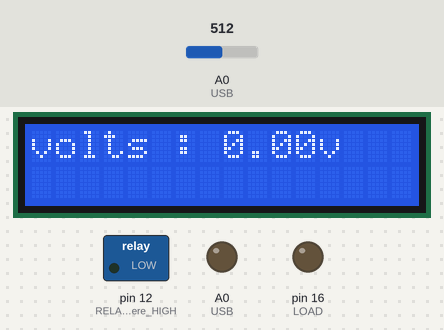
The sketch below on a simulated Arduino Uno, built with avr-gcc and run on an emulated ATmega328P. Shown: 16×2 character LCD, switched loads named in the sketch (green lamp = pin HIGH), output pins drawn as LEDs (lit = HIGH). Wiring (inferred from the names in the program): DS3231 clock at I2C address 0x68. The inputs (shaded band) are chosen by the test bench; at power-on: A0 (USB) = 512. The local clock reads 2024-03-15 10:24:30 at power-on unless the sketch sets it; what the sketch prints to the serial monitor is not drawn.

Above: at 1.2 s.
1.3 s: A0 (USB) set to 701
At 6.6 s:
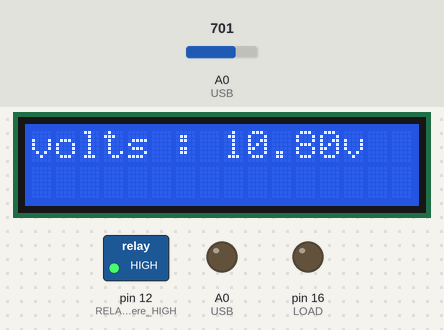
7.4 s: A0 (USB) set to 720
At 14.1 s:
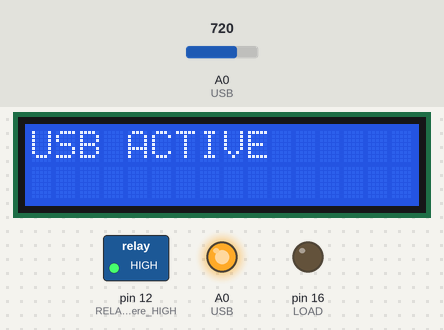
17.2 s: A0 (USB) set to 716
At 22.3 s:
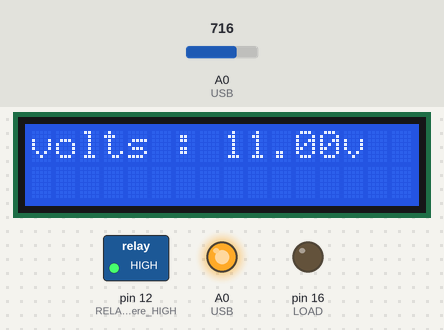
Timing chart, 0 to 23.8 s (numbered marks = the images above; inputs shaded):
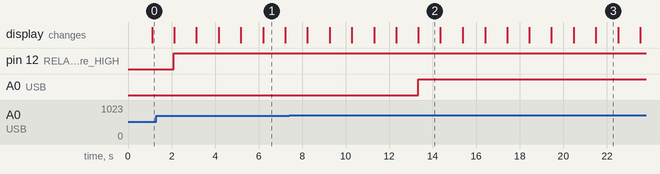

The sketch:

box3.ino
```cpp
//CODE IN USE FOR BOX2
#include "LiquidCrystal_I2C.h"
#include "Wire.h"
#define DS3231_I2C_ADDRESS 0x68

LiquidCrystal_I2C lcd(0x27, 16, 2);

// Convert normal decimal numbers to binary coded decimal
byte decToBcd(byte val){
     return( (val/10*16) + (val%10) );
    }
// Convert binary coded decimal to normal decimal numbers
byte bcdToDec(byte val){
     return( (val/16*10) + (val%16) );
    }
int h;    //hour format correction
float v;  //volts
int adc;  //adc from device

void setup(){
	  Wire.begin();
	  Serial.begin(9600);
	  pinMode(12,OUTPUT);//RELAY NO OPTO where HIGH IS ON
	  pinMode(14,OUTPUT);//USB //mosfet where HIGH IS ON AND VICE VERSA
	  pinMode(16,OUTPUT);//LOAD//mosfet where HIGH IS ON AND VICE VERSA
	  //lcd initializationl
	  lcd.init();
	  lcd.backlight();

	  //------------voltage sensor--------------
	  adc = analogRead(A0);// read the input
	  Serial.println(String("adc") + adc);
    }

void readDS3231time(byte *second,byte *minute,byte *hour,byte *dayOfWeek,byte *dayOfMonth,byte *month,byte *year){
	  Wire.beginTransmission(DS3231_I2C_ADDRESS);
	  Wire.write(0); // set DS3231 register pointer to 00h
	  Wire.endTransmission();
	  Wire.requestFrom(DS3231_I2C_ADDRESS, 7);
	  // request seven bytes of data from DS3231 starting from register 00h
	  *second = bcdToDec(Wire.read() & 0x7f);
	  *minute = bcdToDec(Wire.read());
	  *hour = bcdToDec(Wire.read() & 0x3f);
	  *dayOfWeek = bcdToDec(Wire.read());
	  *dayOfMonth = bcdToDec(Wire.read());
	  *month = bcdToDec(Wire.read());
	  *year = bcdToDec(Wire.read());
    }


void displayTime(){
		byte second, minute, hour, dayOfWeek, dayOfMonth, month, year;
		// retrieve data from DS3231
		readDS3231time(&second, &minute, &hour, &dayOfWeek, &dayOfMonth, &month,
		&year);
		// send it to the serial monitor
		Serial.print(" Day of week: ");
		lcd.clear();
		lcd.setCursor(1,0);
		// DayOfTheWeek
	 switch(dayOfWeek){
		  case 1:
			Serial.print("Sunday");lcd.print("Sun");
			break;
		  case 2:
			Serial.print("Monday");lcd.print("Mon");
			break;
		  case 3:
			Serial.print("Tuesday");lcd.print("Tue");
			break;
		  case 4:
			Serial.print("Wednesday");lcd.print("Wed");
			break;
		  case 5:
			Serial.print("Thursday");lcd.print("Thu");
			break;
		  case 6:
			Serial.print("Friday");lcd.print("Fri");
			break;
		  case 7:
			Serial.print("Saturday");lcd.print("Sat");
			break;
			}
	  //DayOfThemonth
	  Serial.print(" ");
	  Serial.print(dayOfMonth, DEC);
	  lcd.print(" ");
	  lcd.print(dayOfMonth, DEC);
	  //month
	  switch(month){
		  case 1:
			Serial.print("Jan");lcd.print("Jan");
			break;
		  case 2:
			Serial.print("Feb");lcd.print("Feb");
			break;
		  case 3:
			Serial.print("Mar");lcd.print("Mar");
			break;
		  case 4:
			Serial.print("Apr");lcd.print("Apr");
			break;
		  case 5:
			Serial.print("May");lcd.print("May");
			break;
		  case 6:
			Serial.print("Jun");lcd.print("Jun");
			break;
		  case 7:
			Serial.print("Jul");lcd.print("Jul");
			break;
		  case 8:
			Serial.print("Aug");lcd.print("Aug");
			break;
		  case 9:
			Serial.print("Sep");lcd.print("Sep");
			break;
		  case 10:
			Serial.print("Oct");lcd.print("Oct");
			break;
		  case 11:
			Serial.print("Nov");lcd.print("Nov");
			break;
		  case 12:
			Serial.print("Dec");lcd.print("Dec");
			break;
	  }

	  // year
	  Serial.print(" ");
	  Serial.print(year, DEC);
	  lcd.print(" ");
	  lcd.print(2000+ year);

	  // time clock
	  lcd.setCursor(4,1);
	  Serial.print(" ");
	  Serial.print(hour, DEC);
	 if(hour>12) {
		 h=(hour-12);
		 lcd.print(h);
		 lcd.print(":");
		}
	 else if(hour<10){
		 lcd.print("0");
		 lcd.print(hour);
		 lcd.print(":");
		}
	 else{
		 lcd.print(hour);
		 lcd.print(":");
		}

	 // convert the byte variable to a decimal number when displayed
	 Serial.print(":");
	  if(minute<10){
		 Serial.print("0"); lcd.print("0");
	    }
	  Serial.print(minute, DEC);
	  lcd.print(minute, DEC);
	  Serial.print(":");

	  if(second<10){
		 Serial.print("0");
		}
	  Serial.print(second, DEC);
	  Serial.println(" ");
	  lcd.print(" ");
	  if(hour>=12) {
		lcd.print("PM");
		}
	  else {
		 lcd.print("AM");
		}
	  lcd.home();
	  delay(1000);
    }
void loop(){
	  displayTime();
	  table();
	  voltage();
	  aux();
	  usb();
	  load();
    }

int table(){
	  int  adc = analogRead(A0);// read the input
	  Serial.print(String("ADC = ")+adc);

	  if (adc >= 967 && adc <= 944)
		 v=14.9;
	  else if(adc >= 960 && adc <= 966)
		 v=14.8;
	  else if(adc >= 952 && adc <= 959)
		 v=14.7;
	  else if(adc >= 945 && adc <= 951)
		 v=14.6;
	  else if(adc >= 937 && adc <= 944)
		 v=14.5;
	  else if(adc >= 930 && adc <= 936)
		 v = 14.4;
	  else if(adc >= 923 && adc <= 929)
		 v = 14.3;
	  else if(adc >= 917 && adc <=922)
		 v =14.2;
	  else if(adc >= 910 && adc <=916)
		 v =14.1;
	  else if(adc >= 903 && adc <=909)
		 v =14.0;
	  else if(adc >= 898 && adc <=902)
		 v =13.9;
	  else if(adc >= 891 && adc <=897)
		 v =13.8;
	  else if(adc >= 886 && adc <=890)
		 v =13.7 ;
	  else if(adc >= 880 && adc <=885)
		 v =13.6;
	  else if(adc >= 873 && adc <=879)
		 v =13.5;
	  else if(adc >= 866 && adc <=872 )
		 v =13.4;
	  else if(adc >= 859 && adc <=865 )
		 v =13.3 ;
	  else if(adc >= 852 && adc <=858 )
		 v =13.2;
	  else if(adc >= 845 && adc <=851 )
		 v =13.1;
	  else if(adc >= 838 && adc <=844)
		 v =13.0;
	  else if(adc >= 831 && adc <=837)
		 v =12.9 ;
	  else if(adc >= 826 && adc <=830)
		 v =12.8 ;
	  else if(adc >= 822 && adc <=825)
		 v =12.7 ;
	  else if(adc >= 815 && adc <=821)
		 v =12.6;
	  else if(adc >= 810 && adc <=814 )
		 v =12.5 ;
	  else if(adc >= 804 && adc <=809 )
		 v =12.4  ;
	  else if(adc >= 796 && adc <=803)
		 v =12.3 ;
	  else if(adc >= 790 && adc <=795)
		 v =12.2 ;
	  else if(adc >= 783 && adc <=789)
		 v =12.1 ;
	  else if(adc >= 777 && adc <=782)
		 v =12.0 ;
	  else if(adc >= 770 && adc <=776)
		 v =11.9 ;
	  else if(adc >= 763 && adc <=769)
		 v =11.8 ;
	  else if(adc >= 756 && adc <=762)
		 v =11.7;
	  else if(adc >= 749 && adc <=755)
		 v =11.6;
	  else if(adc >= 743 && adc <=750)
		 v =11.5 ;
	  else if(adc >= 737 && adc <=742)
		 v =11.4;
	  else if(adc >= 730 && adc <=736)
		 v =11.3;
	  else if(adc >= 725 && adc <=729)
		 v =11.2 ;
	  else if(adc >= 720 && adc <=724)
		 v =11.1;
	  else if(adc >= 714 && adc <=719)
		 v =11.0 ;
	  else if(adc >= 706 && adc <=713)
		 v =10.9 ;
	  else if(adc >= 698 && adc <=705)
		 v =10.8 ;
	  else if(adc >= 693 && adc <=697)
		 v =10.7 ;
	  else if(adc >= 686 && adc <=692)
		 v =10.6  ;
	  else if(adc >= 679 && adc <=685)
		 v =10.5  ;
	  else if(adc >= 672 && adc <=678)
		 v =10.4 ;
	  else if(adc >= 666 && adc <=671)
		 v =10.3  ;
	  else if(adc >= 661 && adc <=663)
		 v =10.2  ;
	  else if(adc >= 648 && adc <=651)
		 v =10.0  ;
	  else if(adc >= 615 && adc <=618)
		 v =9.5  ;
	  else if(adc >= 603 && adc <=605)
		 v =9.3  ;
	  else if(adc >= 583 && adc <=585)
		 v =9.0  ;
	  else if(adc >= 1015 && adc <=1018)
		 v =15.5  ;
		else if( adc <=582)
		 v =0.00  ;
	  Serial.print(" ");
	  Serial.println(String("volts : ")+ v);
    }

void voltage(){
     lcd.clear();
     lcd.setCursor(0,0);
     lcd.print("volts : ");
     lcd.print(v);
     lcd.print("v");
     delay(1000);
    }

void aux(){
     byte second, minute, hour, dayOfWeek, dayOfMonth, month, year;
     readDS3231time(&second, &minute, &hour, &dayOfWeek, &dayOfMonth, &month,&year);
     if((hour >=8) && (hour<=15)){
		 //relay on for aux charging
		 digitalWrite(12, HIGH);
		 lcd.clear();
		 lcd.setCursor(0,0);
		 lcd.print("BATT CHARGING");
		 Serial.println("BATT CHARGING ACTIVE");
		 delay(1000);
        }
     else {
         digitalWrite(12, LOW);
         Serial.println("BATT CHARGING INACTIVE");
         //delay(1000);
        }
    }

 void usb(){
     byte second, minute, hour, dayOfWeek, dayOfMonth, month, year;
     readDS3231time(&second, &minute, &hour, &dayOfWeek, &dayOfMonth, &month,
     &year);

     if((hour>=8) && (hour<=16) && (v >= 11)){
          //relay on for USB charging
          digitalWrite(14, HIGH);// MOSFET ON
          lcd.clear();
          lcd.setCursor(0,0);
          lcd.print("USB ACTIVE");
          Serial.println("USB ACTIVE");
          delay(1000);
        }

     else {
		  digitalWrite(14, LOW);//MOSFET OFF
		  lcd.clear();
		  lcd.setCursor(0,0);
		  lcd.print("USB INACTIVE");
		  Serial.println("USB INACTIVE");
		  delay(1000);
        }
    }

 void load(){
     byte second, minute, hour, dayOfWeek, dayOfMonth, month, year;
     readDS3231time(&second, &minute, &hour, &dayOfWeek, &dayOfMonth, &month,
     &year);

     if((hour >=17) && (hour <=23) || ((hour >=0) && (hour<=5)) && v >=10.5){
		   //relay on for LOAD
			digitalWrite(16, HIGH);//MOSFET ON
			lcd.clear();
			lcd.setCursor(0,0);
			lcd.print("LOAD ACTIVE");
			Serial.println("LOAD ACTIVE");
			delay(1000);
		}

	 else {
			digitalWrite(16, LOW); //MOSFET OFF
			lcd.clear();
			lcd.setCursor(0,0);
			lcd.print("LOAD INACTIVE");
			Serial.println("LOAD INACTIVE");
			delay(1000);
        }
    }
```

Measured:
- the behaviour switches between 713 and 714 on A0 (USB) (found by bisection; images 1 and 2)
- after the input at 7.4 s, A0 (USB): LOW → HIGH after 5.9 s
- what the display in image 1 shows lasts 1.0 s, from 6.2 s to 7.2 s
